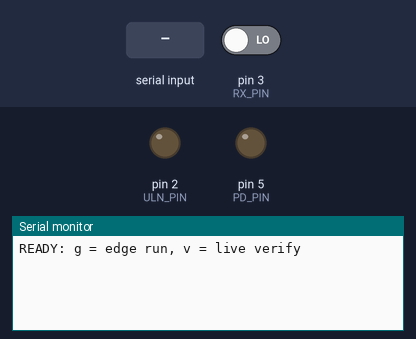
A sketch run on a simulated Arduino Uno, built with avr-gcc and run on an emulated ATmega328P. Parts: output pins drawn as LEDs (lit = HIGH), the last lines printed to the serial monitor. The inputs (shaded band) are chosen by the test bench; at power-on: pin 3 (RX_PIN) LOW.

Above: at 1.2 s.
1.3 s: "g" received over Serial
At 2.8 s:
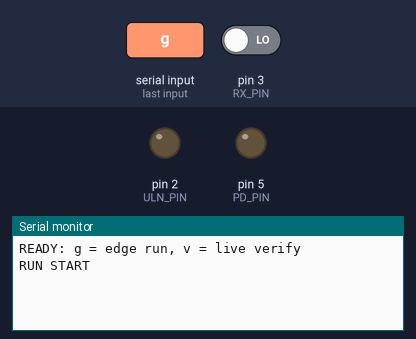
4.3 s: pin 3 (RX_PIN) driven HIGH
At 4.47 s:
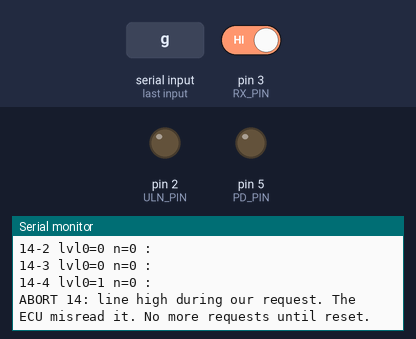
Timing chart, 0 to 7.3 s (numbered marks = the images above; inputs shaded):
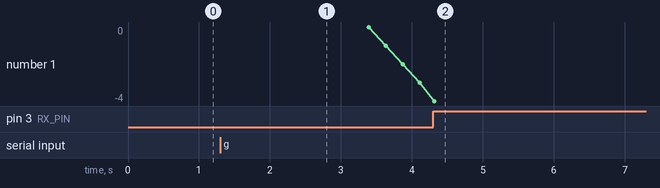

Measured:
- after the input at 1.3 s, the serial monitor: prints a new line at once (image 1)
- after the input at 4.3 s, the serial monitor: prints a new line at once (image 2)

The sketch:

sniffer.ino
```cpp
/*
 * Line sniffer and verify tool for ECUs with an inverted diagnostic line (E935).
 *
 * The E935 leaves pin 1 low while idle and replies by driving it to 12 V:
 * start bit HIGH, 1 bits LOW, 1953 baud.
 *
 * Wiring: the inverted wiring from docs/wiring.md, the same as dsm_bridge
 * with WIRING_INVERTED:
 *   line -> 1k (R4) -> D4     transmits: drives the line to 0 V or 5 V
 *   line -> 2k      -> D5     pull-down: D5 LOW while idle and listening
 *   line -> 20k     -> D3     reads the line
 *   ULN2003 OUT1 must NOT be connected to the line.
 *
 * Commands at 115200 baud (opening the port resets the Uno and sends nothing):
 *   g            one edge-capture run over EDGE_ADDRS, 5 requests each
 *                output: "<addr>-<run> lvl0=<0|1> n=<edges> : t1 t2 ..." (µs after our start bit)
 *   v n a1..an   live verify: request n candidate addresses (1-16) in a loop
 *                output: "V <addr> <reply>" per request; reply "--" = none, "??" = framing error
 *   s            stop live verify
 *   npm run verify (src/verify.ts) drives the live mode.
 *
 * Safety:
 *   - Only CANDIDATES are sent, and each must also be MIN_BIT_ERRORS bit errors
 *     away from a blocked address (0xCA, 0xF1-0xFC, 0xFE, 0xFF), checked at runtime.
 *     E935_CANDIDATES in src/mmcd.ts must list the same addresses.
 *   - If the line is high while we drive it low, the ECU misread the request.
 *     The sketch lets go of the line and sends nothing more until it is reset.
 *   - D2 (ULN2003 input) stays LOW.
 */

const uint8_t ULN_PIN = 2;
const uint8_t RX_PIN = 3;
const uint8_t TX_PIN = 4;
const uint8_t PD_PIN = 5;
const uint32_t BIT_US = 512;
const uint32_t HALF_US = BIT_US / 2;
const uint32_t SETTLE_US = 150;  // after our own edge, through 1k and the line capacitance
const uint32_t REPLY_WAIT_US = 25000;
const uint8_t MIN_BIT_ERRORS = 2;
const uint16_t MAXE = 160;
uint32_t edges[MAXE];
bool locked = false;              // set after a misread; cleared only by a reset

static const uint8_t CANDIDATES[] = {
  0x00, 0x02, 0x06, 0x07, 0x0C, 0x0D, 0x0E, 0x0F, 0x13, 0x14, 0x15, 0x16,
  0x17, 0x1A, 0x1D, 0x21, 0x26, 0x29, 0x38, 0x39, 0x3A, 0x3B, 0x3C,
};
static const uint8_t EDGE_ADDRS[] = { 0x14, 0x07, 0x00, 0x21, 0x17 };
const uint8_t RUNS = 5;

#ifdef SNIFFER_SIM
static inline bool lineHigh() { return digitalRead(RX_PIN) == HIGH; }
#else
static inline bool lineHigh() { return PIND & _BV(RX_PIN); }  // faster than digitalRead
#endif
static inline void waitUntil(uint32_t t) { while ((int32_t)(micros() - t) < 0) {} }

static void txHigh() { digitalWrite(TX_PIN, HIGH); pinMode(TX_PIN, OUTPUT); }
static void txLow() { digitalWrite(TX_PIN, LOW); pinMode(TX_PIN, OUTPUT); }
static void txRelease() { pinMode(TX_PIN, INPUT); digitalWrite(TX_PIN, LOW); }
static void pdOn() { digitalWrite(PD_PIN, LOW); pinMode(PD_PIN, OUTPUT); }
static void pdOff() { pinMode(PD_PIN, INPUT); digitalWrite(PD_PIN, LOW); }

/* Hand the line to the pull-down: the idle and listening state. */
static void idleLine() { pdOn(); txRelease(); }

static bool isBlocked(uint8_t a) { return a == 0xCA || (a >= 0xF1 && a <= 0xFC) || a >= 0xFE; }

static uint8_t bitErrorsToBlocked(uint8_t a) {
  uint8_t min = 8;
  for (uint16_t b = 0; b <= 0xFF; b++) {
    if (!isBlocked(b)) continue;
    uint8_t x = a ^ b, n = 0;
    for (; x; x &= x - 1) n++;
    if (n < min) min = n;
  }
  return min;
}

/* Both gates: on the list, and far enough from every blocked address. */
static bool isCandidate(uint8_t a) {
  bool listed = false;
  for (uint8_t i = 0; i < sizeof CANDIDATES; i++) if (CANDIDATES[i] == a) listed = true;
  return listed && bitErrorsToBlocked(a) >= MIN_BIT_ERRORS;
}

static void printHex2(uint8_t v) {
  if (v < 0x10) Serial.print('0');
  Serial.print(v, HEX);
}

static void printEdges(const char *label, bool lvl0, uint16_t n) {
  Serial.print(label);
  Serial.print(F(" lvl0="));
  Serial.print(lvl0);
  Serial.print(F(" n="));
  Serial.print(n);
  Serial.print(F(" :"));
  for (uint16_t i = 0; i < n; i++) { Serial.print(' '); Serial.print(edges[i]); }
  Serial.println();
}

static void reportAbort(uint8_t b) {
  idleLine();
  locked = true;
  Serial.print(F("ABORT "));
  printHex2(b);
  Serial.println(F(": line high during our request. The ECU misread it. No more requests until reset."));
}

/* Log every level change for windowUs, without sending. */
static void passive(const char *label, uint32_t windowUs) {
  uint16_t n = 0;
  bool last = lineHigh();
  bool lvl0 = last;
  uint32_t start = micros();
  while (micros() - start < windowUs && n < MAXE) {
    bool l = lineHigh();
    if (l != last) { edges[n++] = micros() - start; last = l; }
  }
  printEdges(label, lvl0, n);
}

/*
 * Edge capture: send one inverted byte and log edges from its start bit on.
 * Returns false and releases the line if the ECU drives it during our request.
 */
static bool request(uint8_t b, const char *label, uint32_t windowUs) {
  if (locked || !isCandidate(b)) return false;
  uint16_t n = 0;
  bool last = lineHigh();
  bool lvl0 = last;
  bool drivenLow = false;
  uint32_t lastEdge = 0;
  uint8_t next = 0;                              // 0 start, 1-8 data, 9 stop, 10 release
  uint32_t t0 = micros();
  for (;;) {
    uint32_t dt = micros() - t0;
    if (dt >= windowUs || n >= MAXE) break;
    if (next <= 10 && dt >= next * BIT_US) {
      if (next == 0) { pdOff(); txHigh(); drivenLow = false; }
      else if (next <= 8) {
        drivenLow = (b >> (next - 1)) & 1;
        if (drivenLow) txLow(); else txHigh();
      }
      else if (next == 9) { txLow(); drivenLow = true; }
      else { idleLine(); drivenLow = false; }
      lastEdge = dt;
      next++;
    }
    bool l = lineHigh();
    if (drivenLow && l && dt - lastEdge > SETTLE_US) {
      printEdges(label, lvl0, n);
      reportAbort(b);
      return false;
    }
    if (l != last) { edges[n++] = micros() - t0; last = l; }
  }
  idleLine();
  printEdges(label, lvl0, n);
  return true;
}

// requestDecode() results. Plain constants: the Arduino IDE puts prototypes above any enum.
const uint8_t R_OK = 0, R_NONE = 1, R_FRAMING = 2, R_ABORTED = 3, R_BUSY = 4;

/* Send one inverted byte. Returns false after a misread (line high while we drive it low). */
static bool sendChecked(uint8_t b) {
  pdOff();
  uint32_t t0 = micros();
  txHigh();                                      // start bit
  for (uint8_t i = 0; i < 8; i++) {
    uint32_t edge = t0 + (i + 1) * BIT_US;
    waitUntil(edge);
    bool one = b & (1 << i);
    if (one) txLow(); else txHigh();
    waitUntil(edge + HALF_US);
    if (one && lineHigh()) return false;
  }
  waitUntil(t0 + 9 * BIT_US);
  txLow();                                       // stop bit
  waitUntil(t0 + 9 * BIT_US + HALF_US);
  if (lineHigh()) return false;
  waitUntil(t0 + 10 * BIT_US);
  idleLine();
  return true;
}

/* Live verify: send one candidate and decode the reply on the device. */
static uint8_t requestDecode(uint8_t b, uint8_t &out) {
  uint32_t w = micros();
  while (lineHigh()) if (micros() - w > REPLY_WAIT_US) return R_BUSY;  // the ECU still talks
  if (!sendChecked(b)) { reportAbort(b); return R_ABORTED; }
  uint32_t t0 = micros();
  while (!lineHigh()) if (micros() - t0 > REPLY_WAIT_US) return R_NONE;
  uint32_t tEdge = micros();
  waitUntil(tEdge + HALF_US);
  if (!lineHigh()) return R_FRAMING;             // glitch, not a start bit
  uint8_t v = 0;
  for (uint8_t i = 0; i < 8; i++) {
    waitUntil(tEdge + HALF_US + (i + 1) * BIT_US);
    if (!lineHigh()) v |= (1 << i);              // LOW = 1 bit
  }
  waitUntil(tEdge + HALF_US + 9 * BIT_US);
  if (lineHigh()) return R_FRAMING;              // stop bit must be low
  out = v;
  return R_OK;
}

/* Next command byte, or -1 after timeoutMs. */
static int readByteWithin(uint32_t timeoutMs) {
  uint32_t t0 = millis();
  while (!Serial.available()) if (millis() - t0 > timeoutMs) return -1;
  return Serial.read();
}

static void verifyLoop() {
  int n = readByteWithin(500);
  if (n < 1 || n > 16) { Serial.println(F("ERROR: send v, a count of 1-16, then the addresses")); return; }
  uint8_t addrs[16];
  for (int i = 0; i < n; i++) {
    int a = readByteWithin(500);
    if (a < 0) { Serial.println(F("ERROR: incomplete address list")); return; }
    addrs[i] = (uint8_t)a;
  }
  for (int i = 0; i < n; i++) {
    if (!isCandidate(addrs[i])) {
      Serial.print(F("REFUSED "));
      printHex2(addrs[i]);
      Serial.println(F(": not a candidate. Nothing was sent."));
      return;
    }
  }
  Serial.println(F("VERIFY START"));
  idleLine();
  for (;;) {
    for (int i = 0; i < n; i++) {
      if (Serial.available() && Serial.read() == 's') { idleLine(); Serial.println(F("VERIFY STOP")); return; }
      uint8_t v = 0;
      uint8_t r = requestDecode(addrs[i], v);
      if (r == R_ABORTED) return;
      Serial.print(F("V "));
      printHex2(addrs[i]);
      Serial.print(' ');
      if (r == R_OK) printHex2(v);
      else if (r == R_NONE) Serial.print(F("--"));
      else if (r == R_FRAMING) Serial.print(F("??"));
      else Serial.print(F("BUSY"));
      Serial.println();
      delay(5);
    }
  }
}

static void edgeRun() {
  Serial.println(F("RUN START"));
  idleLine();
  delay(50);
  passive("passive-1", 2000000UL);
  char label[12];
  for (uint8_t a = 0; a < sizeof EDGE_ADDRS && !locked; a++) {
    for (uint8_t r = 0; r < RUNS && !locked; r++) {
      snprintf(label, sizeof label, "%02X-%u", EDGE_ADDRS[a], r);
      request(EDGE_ADDRS[a], label, 40000UL);
      delay(200);
    }
  }
  if (!locked) passive("passive-2", 2000000UL);
  idleLine();
  Serial.println(locked ? F("RUN ABORTED") : F("RUN DONE"));
}

void setup() {
  digitalWrite(ULN_PIN, LOW);
  pinMode(ULN_PIN, OUTPUT);
  pinMode(RX_PIN, INPUT);
  txRelease();
  pdOff();
  locked = false;
  Serial.begin(115200);
  Serial.println(F("READY: g = edge run, v = live verify"));
}

void loop() {
  if (!Serial.available()) return;
  int c = Serial.read();
  if (c != 'g' && c != 'v') return;
  if (locked) { Serial.println(F("LOCKED: a request was misread. Reset the Arduino.")); return; }
  if (c == 'g') edgeRun(); else verifyLoop();
  txRelease();
  pdOff();
  Serial.println(F("READY: g = edge run, v = live verify"));
}
```
